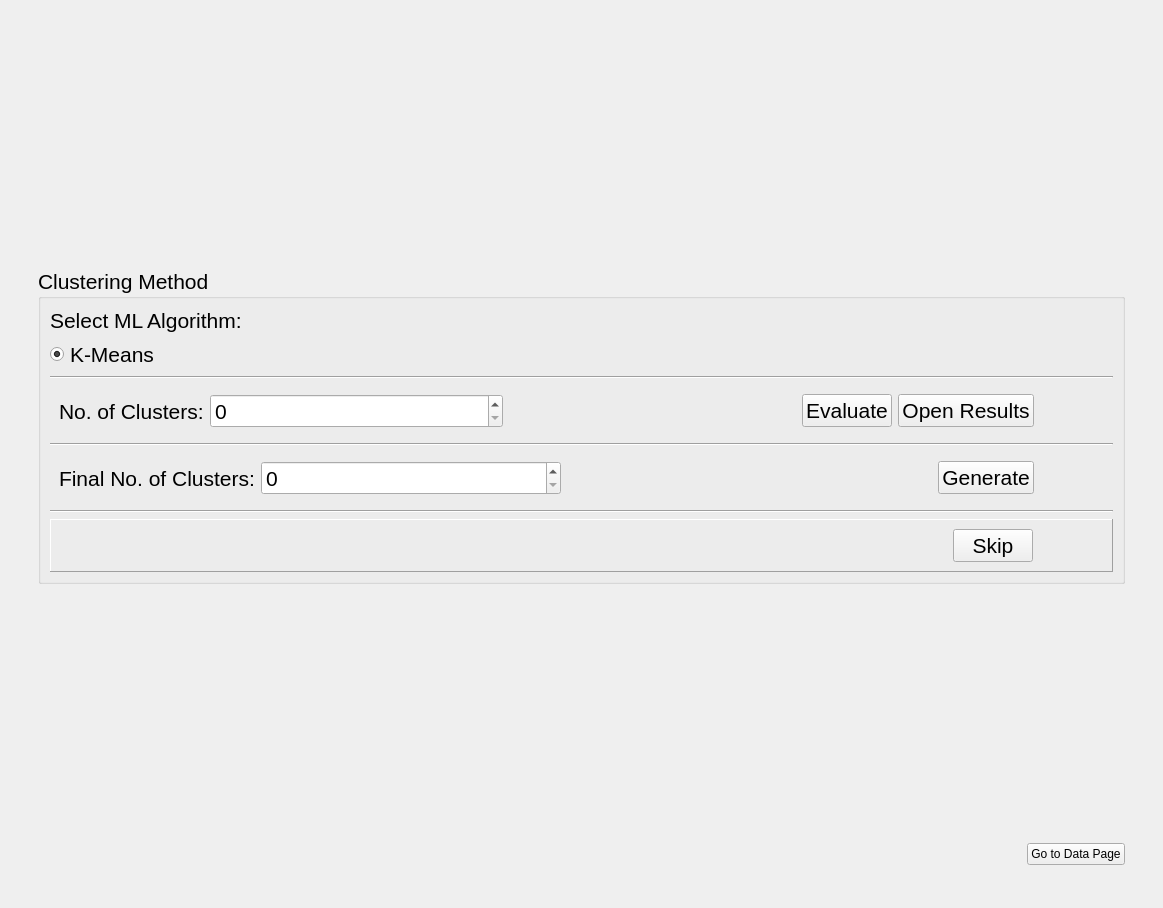
<?xml version="1.0" encoding="UTF-8"?>
<ui version="4.0">
 <class>SolarPage</class>
 <widget class="QWidget" name="SolarPage">
  <property name="geometry">
   <rect>
    <x>0</x>
    <y>0</y>
    <width>1163</width>
    <height>908</height>
   </rect>
  </property>
  <property name="windowTitle">
   <string>Form</string>
  </property>
  <layout class="QHBoxLayout" name="horizontalLayout_5">
   <item>
    <widget class="QStackedWidget" name="solarStackedWidget">
     <property name="contextMenuPolicy">
      <enum>Qt::DefaultContextMenu</enum>
     </property>
     <property name="currentIndex">
      <number>1</number>
     </property>
     <widget class="QWidget" name="page_data">
      <layout class="QVBoxLayout" name="verticalLayout_2">
       <item>
        <widget class="QFrame" name="main_frame">
         <property name="sizePolicy">
          <sizepolicy hsizetype="Preferred" vsizetype="Preferred">
           <horstretch>0</horstretch>
           <verstretch>0</verstretch>
          </sizepolicy>
         </property>
         <property name="frameShape">
          <enum>QFrame::NoFrame</enum>
         </property>
         <property name="frameShadow">
          <enum>QFrame::Raised</enum>
         </property>
         <layout class="QVBoxLayout" name="verticalLayout_3">
          <item>
           <spacer name="verticalSpacer_2">
            <property name="orientation">
             <enum>Qt::Vertical</enum>
            </property>
            <property name="sizeHint" stdset="0">
             <size>
              <width>20</width>
              <height>40</height>
             </size>
            </property>
           </spacer>
          </item>
          <item>
           <widget class="QFrame" name="data_frame">
            <property name="sizePolicy">
             <sizepolicy hsizetype="Expanding" vsizetype="Preferred">
              <horstretch>0</horstretch>
              <verstretch>0</verstretch>
             </sizepolicy>
            </property>
            <property name="frameShape">
             <enum>QFrame::NoFrame</enum>
            </property>
            <property name="frameShadow">
             <enum>QFrame::Raised</enum>
            </property>
            <layout class="QVBoxLayout" name="verticalLayout_4">
             <item>
              <widget class="QGroupBox" name="groupBox_input">
               <property name="font">
                <font>
                 <pointsize>16</pointsize>
                </font>
               </property>
               <property name="title">
                <string>Solar Data Input</string>
               </property>
               <layout class="QVBoxLayout" name="verticalLayout_5">
                <item>
                 <widget class="QLabel" name="label_source_hint">
                  <property name="sizePolicy">
                   <sizepolicy hsizetype="Preferred" vsizetype="Fixed">
                    <horstretch>0</horstretch>
                    <verstretch>0</verstretch>
                   </sizepolicy>
                  </property>
                  <property name="text">
                   <string>Select a data source.</string>
                  </property>
                 </widget>
                </item>
                <item>
                 <widget class="QComboBox" name="combo_data_source">
                  <item>
                   <property name="text">
                    <string>-- Select Option --</string>
                   </property>
                  </item>
                  <item>
                   <property name="text">
                    <string>Use Your Own Data</string>
                   </property>
                  </item>
                  <item>
                   <property name="text">
                    <string>Download Solar Data from ERA5</string>
                   </property>
                  </item>
                  <item>
                   <property name="text">
                    <string>No Solar Data</string>
                   </property>
                  </item>
                 </widget>
                </item>
                <item>
                 <widget class="QFrame" name="line_separator_1">
                  <property name="frameShape">
                   <enum>QFrame::HLine</enum>
                  </property>
                  <property name="frameShadow">
                   <enum>QFrame::Sunken</enum>
                  </property>
                 </widget>
                </item>
                <item>
                 <widget class="QFrame" name="frame_data_range">
                  <property name="frameShape">
                   <enum>QFrame::NoFrame</enum>
                  </property>
                  <property name="frameShadow">
                   <enum>QFrame::Plain</enum>
                  </property>
                  <layout class="QVBoxLayout" name="verticalLayout">
                   <item>
                    <widget class="QFrame" name="frame_start_date">
                     <property name="frameShape">
                      <enum>QFrame::NoFrame</enum>
                     </property>
                     <layout class="QHBoxLayout" name="horizontalLayout_start">
                      <item>
                       <widget class="QLabel" name="label_start_year">
                        <property name="minimumSize">
                         <size>
                          <width>80</width>
                          <height>0</height>
                         </size>
                        </property>
                        <property name="text">
                         <string>Start Year</string>
                        </property>
                       </widget>
                      </item>
                      <item>
                       <spacer name="horizontalSpacer_start">
                        <property name="orientation">
                         <enum>Qt::Horizontal</enum>
                        </property>
                        <property name="sizeType">
                         <enum>QSizePolicy::Minimum</enum>
                        </property>
                        <property name="sizeHint" stdset="0">
                         <size>
                          <width>40</width>
                          <height>20</height>
                         </size>
                        </property>
                       </spacer>
                      </item>
                      <item>
                       <widget class="QLineEdit" name="line_edit_start">
                        <property name="placeholderText">
                         <string>e.g. 2018</string>
                        </property>
                       </widget>
                      </item>
                      <item>
                       <widget class="QPushButton" name="btn_start_info">
                        <property name="text">
                         <string/>
                        </property>
                        <property name="icon">
                         <iconset resource="../../../resources.qrc">
                          <normaloff>:/icons/Images/icons/about.png</normaloff>:/icons/Images/icons/about.png</iconset>
                        </property>
                        <property name="iconSize">
                         <size>
                          <width>40</width>
                          <height>40</height>
                         </size>
                        </property>
                        <property name="flat">
                         <bool>true</bool>
                        </property>
                       </widget>
                      </item>
                     </layout>
                    </widget>
                   </item>
                   <item>
                    <widget class="QFrame" name="frame_end_date">
                     <property name="frameShape">
                      <enum>QFrame::NoFrame</enum>
                     </property>
                     <layout class="QHBoxLayout" name="horizontalLayout_end">
                      <item>
                       <widget class="QLabel" name="label_end_year">
                        <property name="minimumSize">
                         <size>
                          <width>80</width>
                          <height>0</height>
                         </size>
                        </property>
                        <property name="text">
                         <string>End Year</string>
                        </property>
                       </widget>
                      </item>
                      <item>
                       <spacer name="horizontalSpacer_end">
                        <property name="orientation">
                         <enum>Qt::Horizontal</enum>
                        </property>
                        <property name="sizeType">
                         <enum>QSizePolicy::Minimum</enum>
                        </property>
                        <property name="sizeHint" stdset="0">
                         <size>
                          <width>40</width>
                          <height>20</height>
                         </size>
                        </property>
                       </spacer>
                      </item>
                      <item>
                       <widget class="QLineEdit" name="line_edit_end">
                        <property name="placeholderText">
                         <string>e.g. 2023</string>
                        </property>
                       </widget>
                      </item>
                      <item>
                       <widget class="QPushButton" name="btn_end_info">
                        <property name="text">
                         <string/>
                        </property>
                        <property name="icon">
                         <iconset resource="../../../resources.qrc">
                          <normaloff>:/icons/Images/icons/about.png</normaloff>:/icons/Images/icons/about.png</iconset>
                        </property>
                        <property name="iconSize">
                         <size>
                          <width>40</width>
                          <height>40</height>
                         </size>
                        </property>
                        <property name="flat">
                         <bool>true</bool>
                        </property>
                       </widget>
                      </item>
                     </layout>
                    </widget>
                   </item>
                  </layout>
                 </widget>
                </item>
                <item>
                 <widget class="QFrame" name="line_separator_2">
                  <property name="frameShape">
                   <enum>QFrame::HLine</enum>
                  </property>
                  <property name="frameShadow">
                   <enum>QFrame::Sunken</enum>
                  </property>
                 </widget>
                </item>
                <item>
                 <widget class="QFrame" name="frame_btns_data">
                  <property name="enabled">
                   <bool>true</bool>
                  </property>
                  <property name="frameShape">
                   <enum>QFrame::NoFrame</enum>
                  </property>
                  <layout class="QHBoxLayout" name="horizontalLayout_buttons">
                   <item>
                    <widget class="QPushButton" name="btn_download_solar">
                     <property name="sizePolicy">
                      <sizepolicy hsizetype="Expanding" vsizetype="Fixed">
                       <horstretch>1</horstretch>
                       <verstretch>0</verstretch>
                      </sizepolicy>
                     </property>
                     <property name="text">
                      <string>Download Solar Data</string>
                     </property>
                    </widget>
                   </item>
                  </layout>
                 </widget>
                </item>
                <item>
                 <widget class="QPushButton" name="btn_validate_own_data">
                  <property name="text">
                   <string>Validate Uploaded Data</string>
                  </property>
                 </widget>
                </item>
                <item>
                 <widget class="QLabel" name="label_hint_selection">
                  <property name="text">
                   <string>Please select an option.</string>
                  </property>
                 </widget>
                </item>
               </layout>
              </widget>
             </item>
            </layout>
           </widget>
          </item>
          <item>
           <spacer name="verticalSpacer">
            <property name="orientation">
             <enum>Qt::Vertical</enum>
            </property>
            <property name="sizeHint" stdset="0">
             <size>
              <width>20</width>
              <height>40</height>
             </size>
            </property>
           </spacer>
          </item>
          <item>
           <widget class="QFrame" name="frame_data_nav">
            <property name="frameShape">
             <enum>QFrame::NoFrame</enum>
            </property>
            <property name="frameShadow">
             <enum>QFrame::Plain</enum>
            </property>
            <layout class="QHBoxLayout" name="horizontalLayout_6">
             <item>
              <spacer name="horizontalSpacer_4">
               <property name="orientation">
                <enum>Qt::Horizontal</enum>
               </property>
               <property name="sizeHint" stdset="0">
                <size>
                 <width>40</width>
                 <height>20</height>
                </size>
               </property>
              </spacer>
             </item>
             <item>
              <widget class="QPushButton" name="btn_clusters_page">
               <property name="text">
                <string>Go to Clusters Page</string>
               </property>
              </widget>
             </item>
            </layout>
           </widget>
          </item>
         </layout>
        </widget>
       </item>
      </layout>
     </widget>
     <widget class="QWidget" name="page_cluster">
      <layout class="QVBoxLayout" name="verticalLayout_6">
       <item>
        <widget class="QFrame" name="second_frame">
         <property name="frameShape">
          <enum>QFrame::NoFrame</enum>
         </property>
         <property name="frameShadow">
          <enum>QFrame::Raised</enum>
         </property>
         <layout class="QVBoxLayout" name="verticalLayout_7">
          <item>
           <spacer name="verticalSpacer_3">
            <property name="orientation">
             <enum>Qt::Vertical</enum>
            </property>
            <property name="sizeType">
             <enum>QSizePolicy::Expanding</enum>
            </property>
            <property name="sizeHint" stdset="0">
             <size>
              <width>20</width>
              <height>40</height>
             </size>
            </property>
           </spacer>
          </item>
          <item>
           <widget class="QFrame" name="cluster_frame">
            <property name="frameShape">
             <enum>QFrame::NoFrame</enum>
            </property>
            <property name="frameShadow">
             <enum>QFrame::Raised</enum>
            </property>
            <layout class="QVBoxLayout" name="verticalLayout_8">
             <item>
              <widget class="QGroupBox" name="groupBox_cluster">
               <property name="font">
                <font>
                 <pointsize>16</pointsize>
                </font>
               </property>
               <property name="title">
                <string>Clustering Method</string>
               </property>
               <layout class="QVBoxLayout" name="verticalLayout_9">
                <item>
                 <widget class="QLabel" name="label_algo_hint">
                  <property name="sizePolicy">
                   <sizepolicy hsizetype="Preferred" vsizetype="Fixed">
                    <horstretch>0</horstretch>
                    <verstretch>0</verstretch>
                   </sizepolicy>
                  </property>
                  <property name="font">
                   <font>
                    <pointsize>16</pointsize>
                   </font>
                  </property>
                  <property name="text">
                   <string>Select ML Algorithm:</string>
                  </property>
                 </widget>
                </item>
                <item>
                 <widget class="QRadioButton" name="radio_btn_k_means">
                  <property name="font">
                   <font>
                    <pointsize>16</pointsize>
                   </font>
                  </property>
                  <property name="text">
                   <string>K-Means</string>
                  </property>
                  <property name="checkable">
                   <bool>true</bool>
                  </property>
                  <property name="checked">
                   <bool>true</bool>
                  </property>
                 </widget>
                </item>
                <item>
                 <widget class="QFrame" name="line_seperator_3">
                  <property name="sizePolicy">
                   <sizepolicy hsizetype="Minimum" vsizetype="Fixed">
                    <horstretch>0</horstretch>
                    <verstretch>0</verstretch>
                   </sizepolicy>
                  </property>
                  <property name="frameShape">
                   <enum>QFrame::HLine</enum>
                  </property>
                  <property name="frameShadow">
                   <enum>QFrame::Sunken</enum>
                  </property>
                 </widget>
                </item>
                <item>
                 <widget class="QFrame" name="frame_num_cluster">
                  <property name="frameShape">
                   <enum>QFrame::NoFrame</enum>
                  </property>
                  <property name="frameShadow">
                   <enum>QFrame::Plain</enum>
                  </property>
                  <layout class="QHBoxLayout" name="horizontalLayout_2">
                   <item>
                    <widget class="QLabel" name="label_num_cluster">
                     <property name="font">
                      <font>
                       <pointsize>16</pointsize>
                      </font>
                     </property>
                     <property name="text">
                      <string>No. of Clusters:</string>
                     </property>
                    </widget>
                   </item>
                   <item>
                    <widget class="QSpinBox" name="spin_box_num_cluster">
                     <property name="sizePolicy">
                      <sizepolicy hsizetype="MinimumExpanding" vsizetype="Fixed">
                       <horstretch>0</horstretch>
                       <verstretch>0</verstretch>
                      </sizepolicy>
                     </property>
                     <property name="maximumSize">
                      <size>
                       <width>300</width>
                       <height>16777215</height>
                      </size>
                     </property>
                     <property name="minimum">
                      <number>0</number>
                     </property>
                     <property name="maximum">
                      <number>20</number>
                     </property>
                    </widget>
                   </item>
                   <item>
                    <spacer name="horizontalSpacer">
                     <property name="orientation">
                      <enum>Qt::Horizontal</enum>
                     </property>
                     <property name="sizeType">
                      <enum>QSizePolicy::Expanding</enum>
                     </property>
                     <property name="sizeHint" stdset="0">
                      <size>
                       <width>50</width>
                       <height>20</height>
                      </size>
                     </property>
                    </spacer>
                   </item>
                   <item>
                    <widget class="QPushButton" name="btn_eval_cluster">
                     <property name="font">
                      <font>
                       <pointsize>16</pointsize>
                      </font>
                     </property>
                     <property name="text">
                      <string>Evaluate</string>
                     </property>
                    </widget>
                   </item>
                   <item>
                    <widget class="QPushButton" name="btn_open_results">
                     <property name="font">
                      <font>
                       <pointsize>16</pointsize>
                      </font>
                     </property>
                     <property name="text">
                      <string>Open Results</string>
                     </property>
                    </widget>
                   </item>
                   <item>
                    <widget class="QPushButton" name="btn_info_num_cluster">
                     <property name="text">
                      <string/>
                     </property>
                     <property name="icon">
                      <iconset resource="../../../resources.qrc">
                       <normaloff>:/icons/Images/icons/about.png</normaloff>:/icons/Images/icons/about.png</iconset>
                     </property>
                     <property name="iconSize">
                      <size>
                       <width>40</width>
                       <height>40</height>
                      </size>
                     </property>
                     <property name="flat">
                      <bool>true</bool>
                     </property>
                    </widget>
                   </item>
                  </layout>
                 </widget>
                </item>
                <item>
                 <widget class="QFrame" name="line_seperator_4">
                  <property name="sizePolicy">
                   <sizepolicy hsizetype="Minimum" vsizetype="Fixed">
                    <horstretch>0</horstretch>
                    <verstretch>0</verstretch>
                   </sizepolicy>
                  </property>
                  <property name="frameShape">
                   <enum>QFrame::HLine</enum>
                  </property>
                  <property name="frameShadow">
                   <enum>QFrame::Sunken</enum>
                  </property>
                 </widget>
                </item>
                <item>
                 <widget class="QFrame" name="frame_final_cluster">
                  <property name="frameShape">
                   <enum>QFrame::NoFrame</enum>
                  </property>
                  <property name="frameShadow">
                   <enum>QFrame::Plain</enum>
                  </property>
                  <layout class="QHBoxLayout" name="horizontalLayout_3">
                   <item>
                    <widget class="QLabel" name="label_final_num_cluster">
                     <property name="font">
                      <font>
                       <pointsize>16</pointsize>
                      </font>
                     </property>
                     <property name="text">
                      <string>Final No. of Clusters:</string>
                     </property>
                    </widget>
                   </item>
                   <item>
                    <widget class="QSpinBox" name="spin_box_final_num_cluster">
                     <property name="sizePolicy">
                      <sizepolicy hsizetype="MinimumExpanding" vsizetype="Fixed">
                       <horstretch>0</horstretch>
                       <verstretch>0</verstretch>
                      </sizepolicy>
                     </property>
                     <property name="maximumSize">
                      <size>
                       <width>300</width>
                       <height>16777215</height>
                      </size>
                     </property>
                     <property name="maximum">
                      <number>20</number>
                     </property>
                    </widget>
                   </item>
                   <item>
                    <spacer name="horizontalSpacer_2">
                     <property name="orientation">
                      <enum>Qt::Horizontal</enum>
                     </property>
                     <property name="sizeHint" stdset="0">
                      <size>
                       <width>50</width>
                       <height>20</height>
                      </size>
                     </property>
                    </spacer>
                   </item>
                   <item>
                    <widget class="QPushButton" name="btn_gen_cluster">
                     <property name="font">
                      <font>
                       <pointsize>16</pointsize>
                      </font>
                     </property>
                     <property name="text">
                      <string>Generate</string>
                     </property>
                    </widget>
                   </item>
                   <item>
                    <widget class="QPushButton" name="btn_info_final_num_cluster">
                     <property name="text">
                      <string/>
                     </property>
                     <property name="icon">
                      <iconset resource="../../../resources.qrc">
                       <normaloff>:/icons/Images/icons/about.png</normaloff>:/icons/Images/icons/about.png</iconset>
                     </property>
                     <property name="iconSize">
                      <size>
                       <width>40</width>
                       <height>40</height>
                      </size>
                     </property>
                     <property name="flat">
                      <bool>true</bool>
                     </property>
                    </widget>
                   </item>
                  </layout>
                 </widget>
                </item>
                <item>
                 <widget class="QFrame" name="line_seperator_5">
                  <property name="frameShape">
                   <enum>QFrame::HLine</enum>
                  </property>
                  <property name="frameShadow">
                   <enum>QFrame::Sunken</enum>
                  </property>
                 </widget>
                </item>
                <item>
                 <widget class="QFrame" name="frame_btns_cluster">
                  <property name="frameShape">
                   <enum>QFrame::Panel</enum>
                  </property>
                  <property name="frameShadow">
                   <enum>QFrame::Raised</enum>
                  </property>
                  <layout class="QHBoxLayout" name="horizontalLayout_4">
                   <item>
                    <spacer name="horizontalSpacer_3">
                     <property name="orientation">
                      <enum>Qt::Horizontal</enum>
                     </property>
                     <property name="sizeHint" stdset="0">
                      <size>
                       <width>40</width>
                       <height>20</height>
                      </size>
                     </property>
                    </spacer>
                   </item>
                   <item>
                    <widget class="QPushButton" name="btn_skip">
                     <property name="font">
                      <font>
                       <pointsize>16</pointsize>
                      </font>
                     </property>
                     <property name="text">
                      <string>Skip</string>
                     </property>
                    </widget>
                   </item>
                   <item>
                    <widget class="QPushButton" name="btn_info_skip">
                     <property name="text">
                      <string/>
                     </property>
                     <property name="icon">
                      <iconset resource="../../../resources.qrc">
                       <normaloff>:/icons/Images/icons/about.png</normaloff>:/icons/Images/icons/about.png</iconset>
                     </property>
                     <property name="iconSize">
                      <size>
                       <width>40</width>
                       <height>40</height>
                      </size>
                     </property>
                     <property name="flat">
                      <bool>true</bool>
                     </property>
                    </widget>
                   </item>
                  </layout>
                 </widget>
                </item>
               </layout>
              </widget>
             </item>
            </layout>
           </widget>
          </item>
          <item>
           <spacer name="verticalSpacer_4">
            <property name="orientation">
             <enum>Qt::Vertical</enum>
            </property>
            <property name="sizeHint" stdset="0">
             <size>
              <width>20</width>
              <height>40</height>
             </size>
            </property>
           </spacer>
          </item>
          <item>
           <widget class="QWidget" name="nav_bottom_cluster" native="true">
            <property name="sizePolicy">
             <sizepolicy hsizetype="Preferred" vsizetype="Expanding">
              <horstretch>0</horstretch>
              <verstretch>0</verstretch>
             </sizepolicy>
            </property>
            <property name="maximumSize">
             <size>
              <width>16777215</width>
              <height>50</height>
             </size>
            </property>
            <layout class="QHBoxLayout" name="horizontalLayout">
             <item>
              <spacer name="bottom_spacer_cluster">
               <property name="orientation">
                <enum>Qt::Horizontal</enum>
               </property>
               <property name="sizeHint" stdset="0">
                <size>
                 <width>987</width>
                 <height>20</height>
                </size>
               </property>
              </spacer>
             </item>
             <item>
              <widget class="QPushButton" name="btn_data_page">
               <property name="text">
                <string>Go to Data Page</string>
               </property>
              </widget>
             </item>
            </layout>
           </widget>
          </item>
         </layout>
        </widget>
       </item>
      </layout>
     </widget>
    </widget>
   </item>
  </layout>
 </widget>
 <resources>
  <include location="../../../resources.qrc"/>
 </resources>
 <connections/>
</ui>
